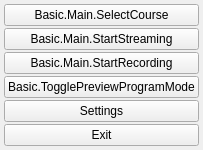
  <widget class="QDockWidget" name="controlsDock">
   <property name="features">
    <set>QDockWidget::AllDockWidgetFeatures</set>
   </property>
   <property name="windowTitle">
    <string>Basic.Main.Controls</string>
   </property>
   <attribute name="dockWidgetArea">
    <number>8</number>
   </attribute>
   <widget class="QWidget" name="dockWidgetContents_3">
    <layout class="QVBoxLayout" name="buttonsVLayout">
     <property name="spacing">
      <number>2</number>
     </property>
     <property name="leftMargin">
      <number>4</number>
     </property>
     <property name="topMargin">
      <number>4</number>
     </property>
     <property name="rightMargin">
      <number>4</number>
     </property>
     <property name="bottomMargin">
      <number>4</number>
     </property>
     <item>
      <widget class="QPushButton" name="selectButton">
       <property name="enabled">
        <bool>true</bool>
       </property>
       <property name="sizePolicy">
        <sizepolicy hsizetype="Preferred" vsizetype="Fixed">
         <horstretch>0</horstretch>
         <verstretch>0</verstretch>
        </sizepolicy>
       </property>
       <property name="text">
        <string>Basic.Main.SelectCourse</string>
       </property>
       <property name="checkable">
        <bool>true</bool>
       </property>
      </widget>
     </item>
     <item>
      <widget class="QPushButton" name="streamButton">
       <property name="enabled">
        <bool>true</bool>
       </property>
       <property name="sizePolicy">
        <sizepolicy hsizetype="Preferred" vsizetype="Fixed">
         <horstretch>0</horstretch>
         <verstretch>0</verstretch>
        </sizepolicy>
       </property>
       <property name="text">
        <string>Basic.Main.StartStreaming</string>
       </property>
       <property name="checkable">
        <bool>true</bool>
       </property>
      </widget>
     </item>
     <item>
      <widget class="QPushButton" name="recordButton">
       <property name="enabled">
        <bool>true</bool>
       </property>
       <property name="sizePolicy">
        <sizepolicy hsizetype="Preferred" vsizetype="Fixed">
         <horstretch>0</horstretch>
         <verstretch>0</verstretch>
        </sizepolicy>
       </property>
       <property name="minimumSize">
        <size>
         <width>130</width>
         <height>0</height>
        </size>
       </property>
       <property name="text">
        <string>Basic.Main.StartRecording</string>
       </property>
       <property name="checkable">
        <bool>true</bool>
       </property>
      </widget>
     </item>
     <item>
      <widget class="QPushButton" name="modeSwitch">
       <property name="text">
        <string>Basic.TogglePreviewProgramMode</string>
       </property>
       <property name="checkable">
        <bool>true</bool>
       </property>
      </widget>
     </item>
     <item>
      <widget class="QPushButton" name="settingsButton">
       <property name="sizePolicy">
        <sizepolicy hsizetype="Preferred" vsizetype="Fixed">
         <horstretch>0</horstretch>
         <verstretch>0</verstretch>
        </sizepolicy>
       </property>
       <property name="text">
        <string>Settings</string>
       </property>
      </widget>
     </item>
     <item>
      <widget class="QPushButton" name="exitButton">
       <property name="sizePolicy">
        <sizepolicy hsizetype="Preferred" vsizetype="Fixed">
         <horstretch>0</horstretch>
         <verstretch>0</verstretch>
        </sizepolicy>
       </property>
       <property name="text">
        <string>Exit</string>
       </property>
      </widget>
     </item>
     <item>
      <spacer name="expVSpacer">
       <property name="orientation">
        <enum>Qt::Vertical</enum>
       </property>
       <property name="sizeHint" stdset="0">
        <size>
         <width>0</width>
         <height>0</height>
        </size>
       </property>
      </spacer>
     </item>
    </layout>
   </widget>
  </widget>
